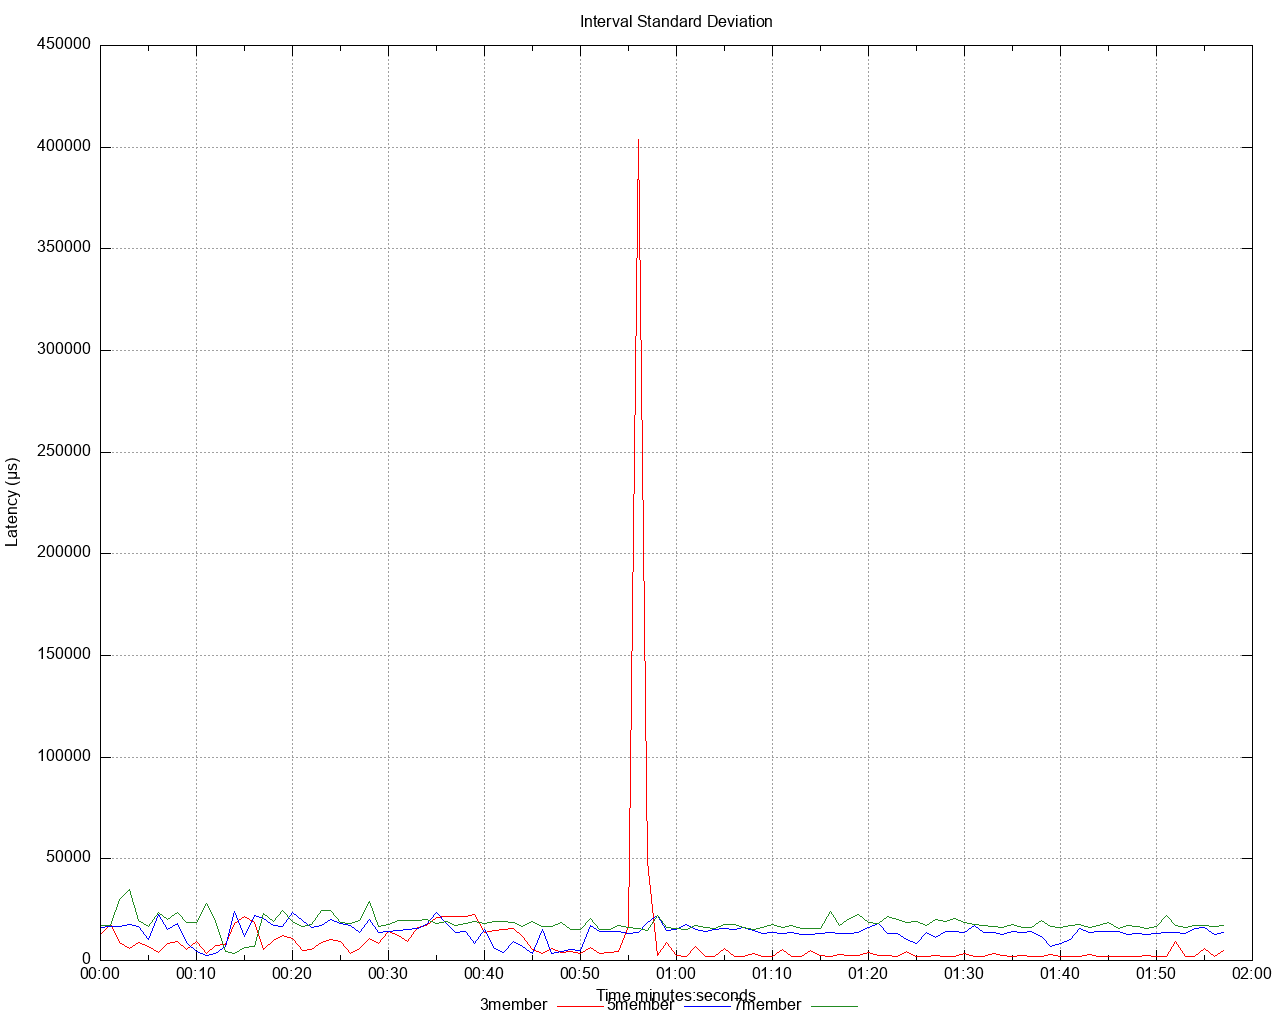

This figure's gnuplot source:
set title 'Interval Standard Deviation' noenhanced
set style data lines
set datafile separator ","
set terminal png size 1280,1024
set grid
set key below
set xdata time
set timefmt "%s"
offset = 0
t0(x)=(offset=($0==0) ? x : offset, x - offset)
set xlabel 'Time minutes:seconds'
set ylabel 'Latency (μs)'
set output '/Users/gbarnett/git/hazelcast-simulator/atomicreference/3and5and7/latency/latency_interval_std_deviation_write.png'
plot \
   '/Users/gbarnett/git/hazelcast-simulator/atomicreference/3and5and7/data/latency_interval_std_deviation_write_1.data' using (t0(timecolumn(1))):2 title "3member" noenhanced lt rgb "red", \
   '/Users/gbarnett/git/hazelcast-simulator/atomicreference/3and5and7/data/latency_interval_std_deviation_write_2.data' using (t0(timecolumn(1))):2 title "5member" noenhanced lt rgb "blue", \
   '/Users/gbarnett/git/hazelcast-simulator/atomicreference/3and5and7/data/latency_interval_std_deviation_write_3.data' using (t0(timecolumn(1))):2 title "7member" noenhanced lt rgb "forest-green", \
